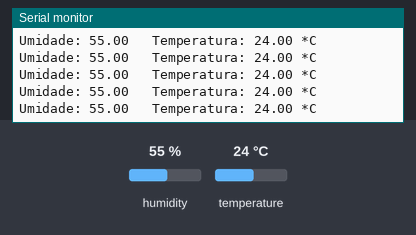
A sketch run on a simulated ESP8266 (NodeMCU). Parts: the last lines printed to the serial monitor. Inputs (shaded band) come from the test bench; at power-on: humidity 55 %, temperature 24 °C.

Above: at 2.8 s.
2.9 s: humidity set to 22 %
At 4.16 s:
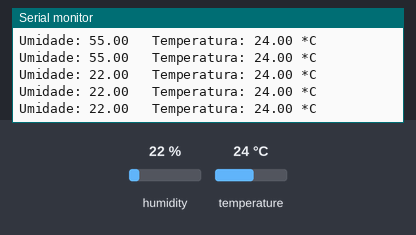
8.9 s: temperature set to 12 °C
At 10.33 s:
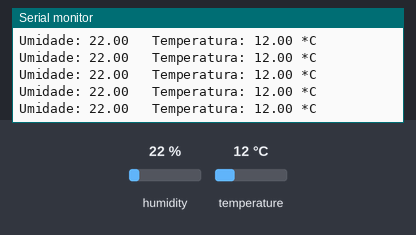
14.9 s: humidity set to 40 %
At 16.34 s:
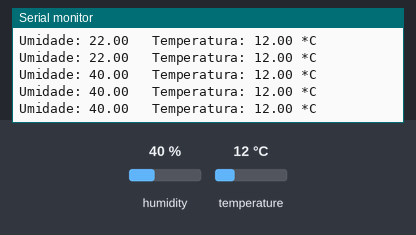
Timing chart, 0 to 17.9 s (numbered marks = the images above; inputs shaded):
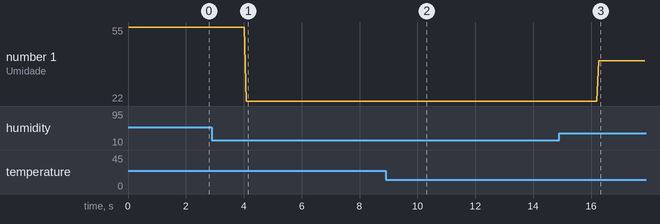

Measured:
- after the input at 2.9 s, the serial monitor: prints a new line after 1.2 s (image 1)
- after the input at 8.9 s, the serial monitor: prints a new line after 1.3 s (image 2)
- after the input at 14.9 s, the serial monitor: prints a new line after 1.4 s (image 3)
- plotted number 1: 55 → 22 after the input at 2.9 s, 22 → 40 after the input at 14.9 s

The sketch:

DHT11_TEST.ino
```cpp
#include "DHT.h"

#define DHTPIN D4 // pino que estamos conectado
#define DHTTYPE DHT11 // DHT 11

// Conecte pino 1 do sensor (esquerda) ao +5V
// Conecte pino 2 do sensor ao pino de dados definido em seu Arduino
// Conecte pino 4 do sensor ao GND
// Conecte o resistor de 10K entre pin 2 (dados)
// e ao pino 1 (VCC) do sensor
DHT dht(DHTPIN, DHTTYPE);

void setup()
{
  Serial.begin(9600);
  Serial.println("DHTxx test!");
  dht.begin();
}

void loop()
{
  // A leitura da temperatura e umidade pode levar 250ms!
  // O atraso do sensor pode chegar a 2 segundos.
  float h = dht.readHumidity();
  float t = dht.readTemperature();
  // testa se retorno é valido, caso contrário algo está errado.
  if (isnan(t) || isnan(h))
  {
    Serial.println("Failed to read from DHT");
  }
  else
  {
    Serial.print("Umidade: ");
    Serial.print(h);
    Serial.print(" \t");
    Serial.print("Temperatura: ");
    Serial.print(t);
    Serial.println(" *C");
  }
}
```
